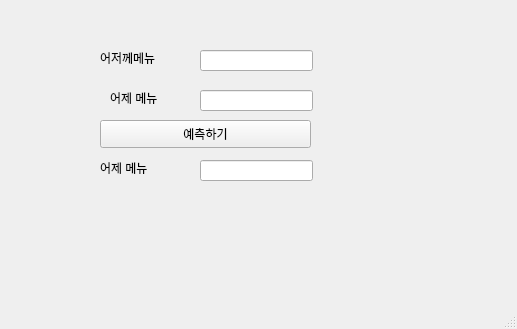
<?xml version="1.0" encoding="UTF-8"?>
<ui version="4.0">
 <class>MainWindow</class>
 <widget class="QMainWindow" name="MainWindow">
  <property name="geometry">
   <rect>
    <x>0</x>
    <y>0</y>
    <width>517</width>
    <height>329</height>
   </rect>
  </property>
  <property name="windowTitle">
   <string>MainWindow</string>
  </property>
  <widget class="QWidget" name="centralwidget">
   <widget class="QLabel" name="lbl">
    <property name="geometry">
     <rect>
      <x>110</x>
      <y>90</y>
      <width>64</width>
      <height>15</height>
     </rect>
    </property>
    <property name="text">
     <string>어제 메뉴</string>
    </property>
   </widget>
   <widget class="QPushButton" name="pb">
    <property name="geometry">
     <rect>
      <x>100</x>
      <y>120</y>
      <width>211</width>
      <height>28</height>
     </rect>
    </property>
    <property name="text">
     <string>예측하기</string>
    </property>
   </widget>
   <widget class="QLineEdit" name="le_yester">
    <property name="geometry">
     <rect>
      <x>200</x>
      <y>90</y>
      <width>113</width>
      <height>21</height>
     </rect>
    </property>
   </widget>
   <widget class="QLabel" name="lbl_recom">
    <property name="geometry">
     <rect>
      <x>100</x>
      <y>160</y>
      <width>64</width>
      <height>15</height>
     </rect>
    </property>
    <property name="text">
     <string>어제 메뉴</string>
    </property>
   </widget>
   <widget class="QLineEdit" name="le_recom">
    <property name="geometry">
     <rect>
      <x>200</x>
      <y>160</y>
      <width>113</width>
      <height>21</height>
     </rect>
    </property>
   </widget>
   <widget class="QLineEdit" name="le_bday">
    <property name="geometry">
     <rect>
      <x>200</x>
      <y>50</y>
      <width>113</width>
      <height>21</height>
     </rect>
    </property>
   </widget>
   <widget class="QLabel" name="lbl_2">
    <property name="geometry">
     <rect>
      <x>100</x>
      <y>50</y>
      <width>91</width>
      <height>16</height>
     </rect>
    </property>
    <property name="text">
     <string>어저께메뉴</string>
    </property>
   </widget>
  </widget>
  <widget class="QMenuBar" name="menubar">
   <property name="geometry">
    <rect>
     <x>0</x>
     <y>0</y>
     <width>517</width>
     <height>26</height>
    </rect>
   </property>
  </widget>
  <widget class="QStatusBar" name="statusbar"/>
 </widget>
 <resources/>
 <connections/>
</ui>
